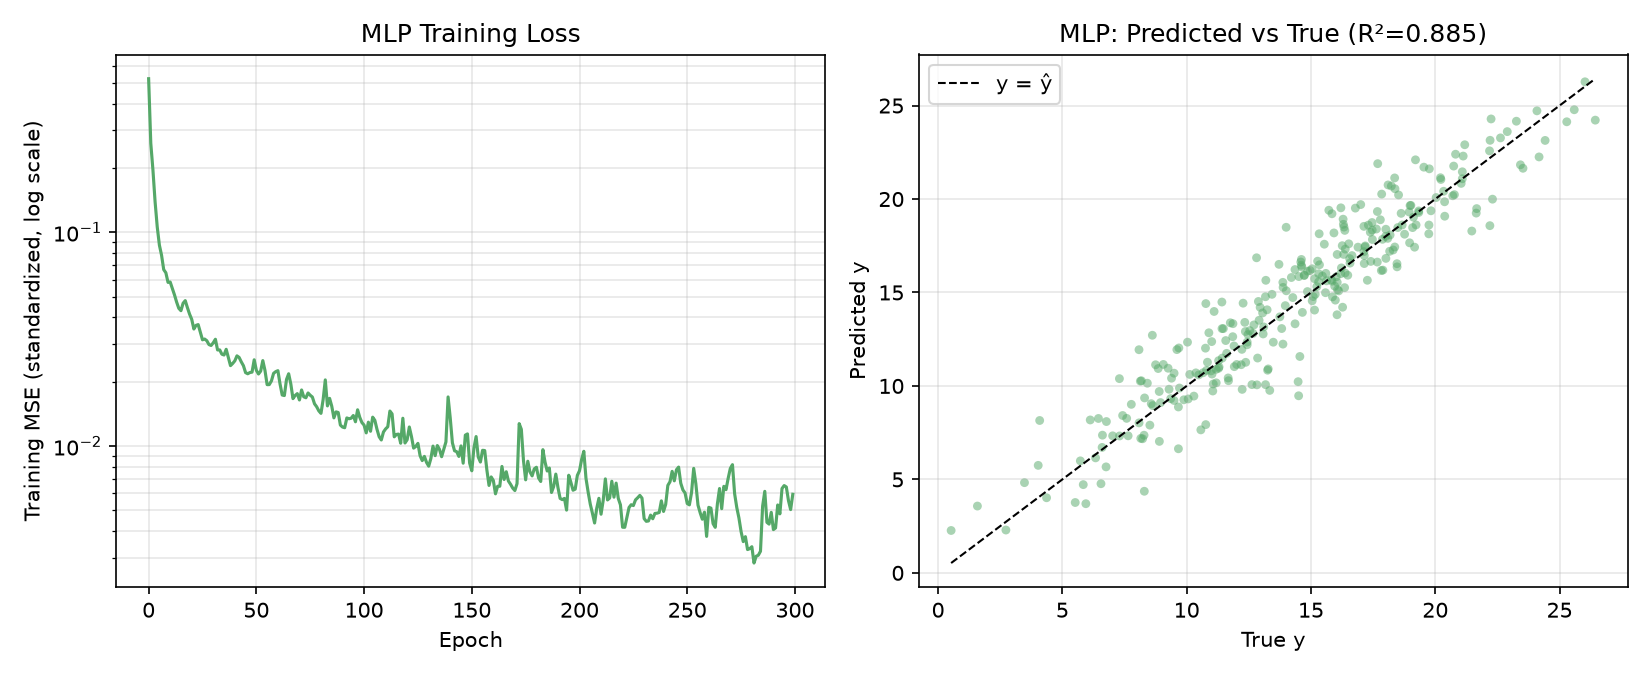

Python code for this plot:
"""
改变激活函数为Leaky ReLu
"""

import numpy as np
import torch
import torch.nn as nn
from sklearn.datasets import make_friedman1
from sklearn.model_selection import train_test_split
from sklearn.preprocessing import StandardScaler
from sklearn.metrics import mean_squared_error, r2_score
import matplotlib.pyplot as plt

torch.manual_seed(42)
np.random.seed(42)

# ---------------------------------------------------------------
# 1. 数据生成（与任务 2.1 完全相同，保证两次实验可比）
# ---------------------------------------------------------------
X, y = make_friedman1(n_samples=1500, n_features=10, noise=1.0, random_state=42)

# ---------------------------------------------------------------
# 2. 划分训练集 / 测试集（同样的 random_state）
# ---------------------------------------------------------------
X_train, X_test, y_train, y_test = train_test_split(
    X, y, test_size=0.2, random_state=42
)

# ---------------------------------------------------------------
# 3. 标准化（同任务 2.1）
# ---------------------------------------------------------------
x_scaler = StandardScaler().fit(X_train)
y_scaler = StandardScaler().fit(y_train.reshape(-1, 1))

X_train_s = x_scaler.transform(X_train)
X_test_s = x_scaler.transform(X_test)
y_train_s = y_scaler.transform(y_train.reshape(-1, 1))
y_test_s = y_scaler.transform(y_test.reshape(-1, 1))

X_train_t = torch.tensor(X_train_s, dtype=torch.float32)
y_train_t = torch.tensor(y_train_s, dtype=torch.float32)
X_test_t = torch.tensor(X_test_s, dtype=torch.float32)
y_test_t = torch.tensor(y_test_s, dtype=torch.float32)

train_dataset = torch.utils.data.TensorDataset(X_train_t, y_train_t)
train_loader = torch.utils.data.DataLoader(train_dataset, batch_size=64, shuffle=True)

# ---------------------------------------------------------------
# 4. 模型定义：全连接神经网络（MLP）
#    结构：10 -> 64 (ReLU) -> 32 (ReLU) -> 1
#    比线性模型多了两个隐藏层和非线性激活函数
# ---------------------------------------------------------------
class MLPModel(nn.Module):
    def __init__(self, in_features, hidden1=64, hidden2=32):
        super().__init__()
        self.net = nn.Sequential(
            nn.Linear(in_features, hidden1),
            nn.LeakyReLU(),
            nn.Linear(hidden1, hidden2),
            nn.LeakyReLU(),
            nn.Linear(hidden2, 1),
        )

    def forward(self, x):
        return self.net(x)


model = MLPModel(in_features=X_train.shape[1])
n_params = sum(p.numel() for p in model.parameters())
print(f"MLP 可训练参数量: {n_params}")

criterion = nn.MSELoss()
optimizer = torch.optim.Adam(model.parameters(), lr=0.005)

# ---------------------------------------------------------------
# 5. 训练
# ---------------------------------------------------------------
epochs = 300
loss_history = []

for epoch in range(1, epochs + 1):
    model.train()
    epoch_losses = []
    for xb, yb in train_loader:
        optimizer.zero_grad()
        pred = model(xb)
        loss = criterion(pred, yb)
        loss.backward()
        optimizer.step()
        epoch_losses.append(loss.item())
    loss_history.append(np.mean(epoch_losses))

    if epoch % 50 == 0:
        print(f"Epoch {epoch:3d} | Train MSE (standardized): {loss_history[-1]:.4f}")

# ---------------------------------------------------------------
# 6. 测试集评估（还原到原始 y 尺度）
# ---------------------------------------------------------------
model.eval()
with torch.no_grad():
    pred_test_s = model(X_test_t).numpy()

pred_test = y_scaler.inverse_transform(pred_test_s).ravel()

mse = mean_squared_error(y_test, pred_test)
rmse = np.sqrt(mse)
mae = np.mean(np.abs(y_test - pred_test))
r2 = r2_score(y_test, pred_test)

print("\n===== 测试集结果 (MLP) =====")
print(f"MSE : {mse:.4f}")
print(f"RMSE: {rmse:.4f}")
print(f"MAE : {mae:.4f}")
print(f"R^2 : {r2:.4f}")

# ---------------------------------------------------------------
# 7. 可视化
# ---------------------------------------------------------------
fig, axes = plt.subplots(1, 2, figsize=(11, 4.5))

axes[0].plot(loss_history, color="#55A868")
axes[0].set_yscale("log")
axes[0].set_xlabel("Epoch")
axes[0].set_ylabel("Training MSE (standardized, log scale)")
axes[0].set_title("MLP Training Loss")
axes[0].grid(alpha=0.3, which="both")

axes[1].scatter(y_test, pred_test, alpha=0.5, s=18, color="#55A868", edgecolor="none")
lims = [min(y_test.min(), pred_test.min()), max(y_test.max(), pred_test.max())]
axes[1].plot(lims, lims, "k--", linewidth=1, label="y = ŷ")
axes[1].set_xlabel("True y")
axes[1].set_ylabel("Predicted y")
axes[1].set_title(f"MLP: Predicted vs True (R²={r2:.3f})")
axes[1].legend()
axes[1].grid(alpha=0.3)

plt.tight_layout()
plt.savefig("改变激活函数为Leaky ReLu.png", dpi=150)
plt.show()
